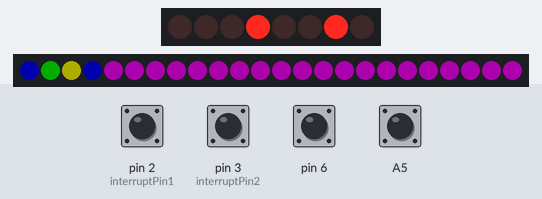
A sketch run on a simulated Arduino Uno, built with avr-gcc and run on an emulated ATmega328P. On the bench: 8 shift-register outputs drawn as a row of LEDs (first output left, lit = HIGH), 24 RGB LEDs in strip order, left to right. Wiring (inferred from the names in the program): shift register (74HC595): data pin 11; shift clock pin 12; latch pin 8. Wiring (inferred from the signals the program sends): row of LEDs: on Q0, Q1, Q2, Q3, Q4, Q5, Q6, Q7. The test bench sets the inputs (shaded band); at power-on: A5, pin 2 (interruptPin1), pin 3 (interruptPin2), pin 6 HIGH. Dim RGB values are drawn brighter than linear.

Above: at 2.6 s.
2.7 s: A5 pulled LOW for 0.15 s
At 4.8 s:
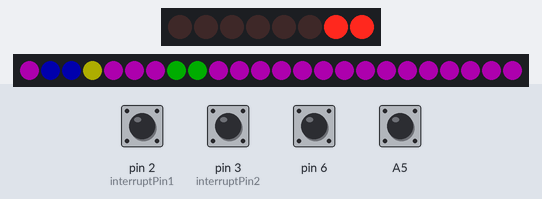
5.5 s: A5 pulled LOW for 1 s
At 7.8 s:
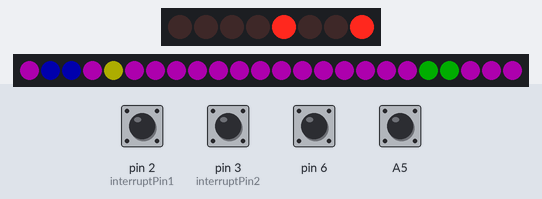
8.0 s: pin 2 (interruptPin1) pulled LOW for 0.15 s
At 9.9 s:
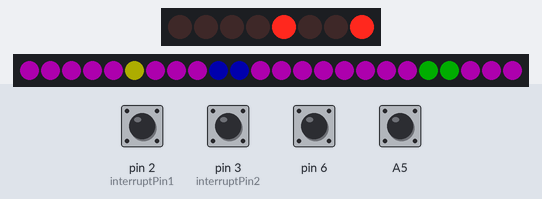
10.5 s: pin 6 pulled LOW for 0.15 s
At 11.4 s:
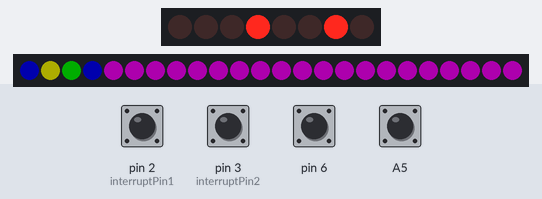
12.5 s: pin 2 (interruptPin1) pulled LOW for 1 s
At 14.5 s:
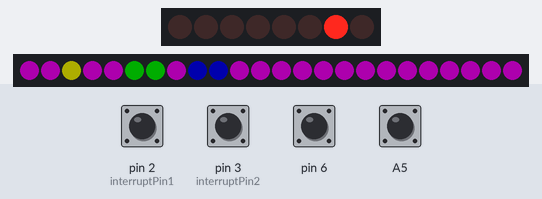
16.5 s: pin 6 pulled LOW for 1 s
At 16.77 s:
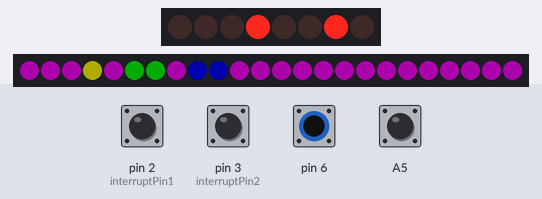
Timing chart, 0 to 19.5 s (numbered marks = the images above; inputs shaded):
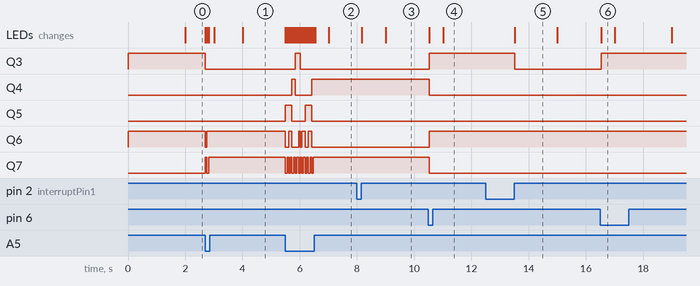

The sketch:

6segclock.ino
```cpp
unsigned int secs = 0;
unsigned int mins = 0;
unsigned int hrs = 12;
const int interruptPin1 = 2;
const int interruptPin2 = 3;
volatile byte state  = LOW;			// interrupt states
volatile byte state1 = LOW;
volatile byte state2 = LOW;
volatile byte state3 = LOW;
volatile byte state4 = LOW;
char *pin13 = (char *) 0x25;
#include <Adafruit_NeoPixel.h>
#define LED_PIN     7
#define LED_COUNT  24
#define BRIGHTNESS 50

Adafruit_NeoPixel strip(LED_COUNT, LED_PIN, NEO_GRB + NEO_KHZ800);
uint32_t green = strip.Color(0, 64, 0);

//pins for bitshift registers
const int dataPin  = 11;      //    DS - data serial
const int latchPin = 8;      // ST_CP - storage register, latch clock pin
const int clockPin = 12;       // SH_CP - shift register clock pin

int buzzer = 9;        // I/O pin for controlling the buzzer

void updateShiftRegister(int a, int b){	//add byte to register
  	digitalWrite(latchPin, LOW);
  	int c = (a << 4)|b;
  	shiftOut(dataPin, clockPin, LSBFIRST, c);
  	digitalWrite(latchPin, HIGH);
}
void alarmbell(){
  tone(buzzer,1500);
  delay(10);
  noTone(buzzer);
}
void clockroutine(){			//logic for clock w/ secs
	secs ++;
  	if (secs >= 60){
    	secs = 0;
    	mins ++;
    }
   	setroutine();
}

void setroutine(){				//logic for clock (excluding secs)
  	if (mins >= 60){
    	mins = 0;
    	hrs ++;
  	}
  	if (hrs == 12 && mins == 0 && secs == 0){	// AM/PM toggle
  		*pin13 ^= 0b0100000;
    }
  	if (hrs >= 13){
    	hrs = 1;
    }
  	strip.clear();
  	int minHand = mins * (2.0/5.0)+1;
  	int hrHand  = ((2* hrs)+1)%24;
  	if (mins >= 30){
    	hrHand++;
    }
  	int secHand = secs * (2.0/5.0)+1;
  	if (minHand == hrHand){
      	strip.setPixelColor((minHand + 23)%24, strip.Color(0, 0, 255));
      	strip.setPixelColor((minHand + 2)%24, strip.Color(0, 0, 255));
      	strip.setPixelColor(((hrHand) % 24), strip.Color(0, 255, 0));
    	strip.setPixelColor(((hrHand + 1)%24), strip.Color(0, 255, 0));
    }
  	else if (minHand == hrHand + 1 || minHand == (hrHand + 23)%24){
      	strip.setPixelColor(minHand, strip.Color(0, 0, 255));
      	strip.setPixelColor(minHand + 2, strip.Color(0, 0, 255));
    	strip.setPixelColor(((hrHand) % 24), strip.Color(0, 255, 0));
    	strip.setPixelColor(((hrHand + 2)%24), strip.Color(0, 255, 0));
  	}
    else{
      	strip.setPixelColor(minHand %24, strip.Color(0, 0, 255));
      	strip.setPixelColor((minHand + 1)%24, strip.Color(0, 0, 255));
      	strip.setPixelColor(((hrHand) % 24), strip.Color(0, 255, 0));
    	strip.setPixelColor(((hrHand + 1)%24), strip.Color(0, 255, 0));
    }
  	for (int i = 0; i < 25; i++){
      	if (strip.getPixelColor(i)== 0){
        	strip.setPixelColor(i, strip.Color(255, 0, 255));
        }
    }
  	strip.setPixelColor((secHand)%24, strip.Color(255, 255, 0));
    strip.show();
  	setvalue(secs);
  	setvalue(mins);
  	setvalue(hrs);
}

void setvalue(int time){			//set panel time
 	int tens = (time/10)%10;
 	int ones = time%10;
	updateShiftRegister(tens, ones);
}
void hourcount(){
  	hrs ++;
  	if (hrs == 12)	// AM/PM toggle
  		*pin13 ^= 0b0100000;
  	if (hrs == 13)
    	hrs = 1;
    setvalue(secs);
  	setvalue(mins);
  	setvalue(hrs);
}
void pciSetup(byte pin)
{
    *digitalPinToPCMSK(pin) |= bit (digitalPinToPCMSKbit(pin));  // enable pin
    PCIFR  |= bit (digitalPinToPCICRbit(pin)); // clear any outstanding interrupt
    PCICR  |= bit (digitalPinToPCICRbit(pin)); // enable interrupt for the group
}

ISR (PCINT0_vect) // handle pin change interrupt for D8 to D13 here
{
  	unsigned long wait = 400;
  	int secs1 = secs;
    int mins1 = mins;
    int hrs1 = hrs;
  	state4 = digitalRead(10);
  	while (state4 == LOW){
      	state2 = digitalRead(A5);
      	state = digitalRead(interruptPin1);
      	while (state2 == LOW){
   			hourcount();
      		delay(12000);
      		state2 = digitalRead(A5);
    	}
  		while (state == LOW){
      		mins++;
      		//secs = 0;
      		setroutine();
      		delay(wait);
      		state = digitalRead(interruptPin1);
      		if (wait > 50)
          		wait -= 50;
       		if (hrs == 12 && mins == 0 && secs != 0)	// AM/PM toggle
  				*pin13 ^= 0b0100000;					//if secs == 0											//avoid doing twice
 		}
      	state4 = digitalRead(10);
	}
  	mins = mins1;
  	secs = secs1;
  	hrs = hrs1;
}

ISR (PCINT1_vect){ // handle pin change interrupt for A0 to A5 here
  	state2 = digitalRead(A5);
  	while (state2 == LOW){
   		hrs ++;
  		if (hrs == 12)	// AM/PM toggle
  			*pin13 ^= 0b0100000;
  		if (hrs == 13)
    		hrs = 1;
        setvalue(secs);
  		setvalue(mins);
  		setvalue(hrs);
      	delay(12000);
      	state2 = digitalRead(A5);
	}
}

ISR (PCINT2_vect) // handle pin change interrupt for D0 to D7 here
{
    state3 = digitalRead(6);
  	if (state3 == LOW){
      	secs = 0;
      	mins = 0;
      	hrs = 12;
		setvalue(secs);
  		setvalue(mins);
  		setvalue(hrs);
      	delay(7000);
    }
}

void setup()
{
  	Serial.begin(9600);
  	int i;
  	digitalWrite(6,HIGH);
   	for (i=A0; i<=A5; i++)
      	digitalWrite(i,HIGH);
  	 pciSetup(A5);
     pciSetup(6);

  	strip.begin();           // INITIALIZE NeoPixel strip object (REQUIRED)
	strip.show();
	strip.setBrightness(BRIGHTNESS);

    pinMode(latchPin, OUTPUT);
    pinMode(dataPin,  OUTPUT);
    pinMode(clockPin, OUTPUT);
    pinMode(interruptPin1, INPUT_PULLUP);		//button interrupts
  	pinMode(interruptPin2, INPUT_PULLUP);
  	attachInterrupt(0, setClock, CHANGE);
  	attachInterrupt(1, AMPM, CHANGE);
  	setvalue(secs);								//initialize clock (12:00)
  	setvalue(mins);
  	setvalue(hrs);
  	*pin13 ^= 0b0100000;

  	//set timer1 interrupt at 1Hz
  	TCCR1A = 0;// set entire TCCR1A register to 0
  	TCCR1B = 0;// same for TCCR1B
  	TCNT1  = 0;//initialize counter value to 0
  	// set compare match register for 1hz increments
  	OCR1A = 15624;// = (16*10^6) / (1*1024) - 1 (must be <65536)
  	// turn on CTC mode
  	TCCR1B |= (1 << WGM12);
  	// Set CS12 and CS10 bits for 1024 prescaler
  	TCCR1B |= (1 << CS12) | (1 << CS10);
  	// enable timer compare interrupt
  	TIMSK1 |= (1 << OCIE1A);
  	sei();//allow interrupts
}

ISR(TIMER1_COMPA_vect){			//timer1 interrupt 1Hz
  	clockroutine();				//run clock every 1hz
}
void AMPM(){							//toggle AM/PM button
  state1 = digitalRead(interruptPin2);
  if (state1 == LOW){
    *pin13 ^= 0b0100000;
  }
  delay(30);
}
void setClock(){						//Minute button (can use to set clock)
  	unsigned long wait = 400;
  	state = digitalRead(interruptPin1);
  	while (state == LOW){
      	mins++;
      	//secs = 0;
      	setroutine();
      	delay(wait);
      	state = digitalRead(interruptPin1);
      	if (wait > 50){
          	wait -= 50;
        }
       	if (hrs == 12 && mins == 0 && secs != 0){	// AM/PM toggle
  			*pin13 ^= 0b0100000;					//if secs == 0
    	}											//avoid doing twice
 	}
}
void loop(){}
```

Measured:
- after the input at 8.0 s, the LEDs: first change after 0.16 s (image 3 shows a later state)
- after the input at 12.5 s, the LEDs: change after 1.0 s (image 5)
- what the display in image 5 shows lasts 1.5 s, from 13.5 s to 15.0 s
- what the display in image 6 shows lasts 0.5 s, from 16.5 s to 17.0 s
